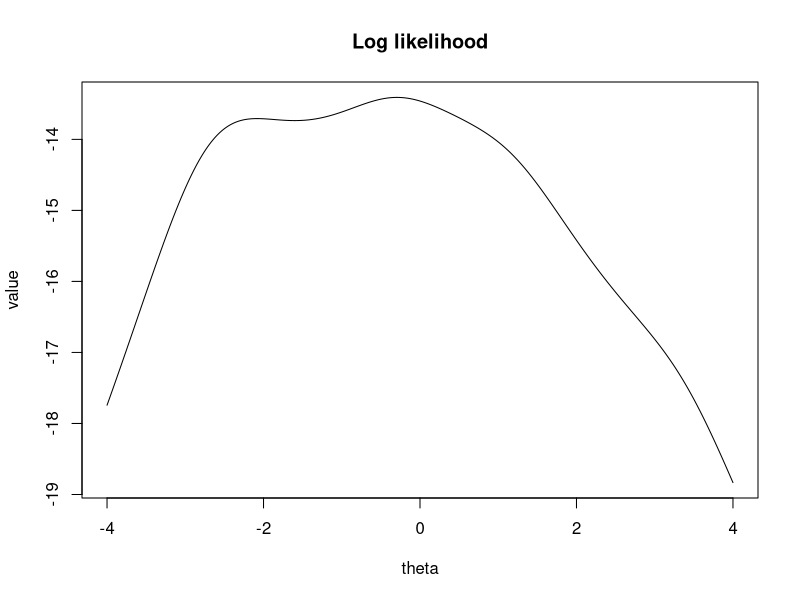
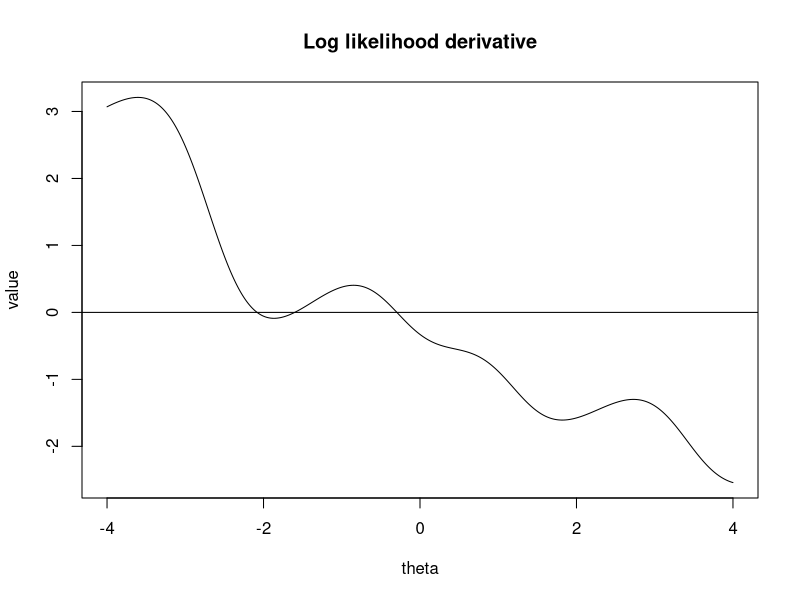
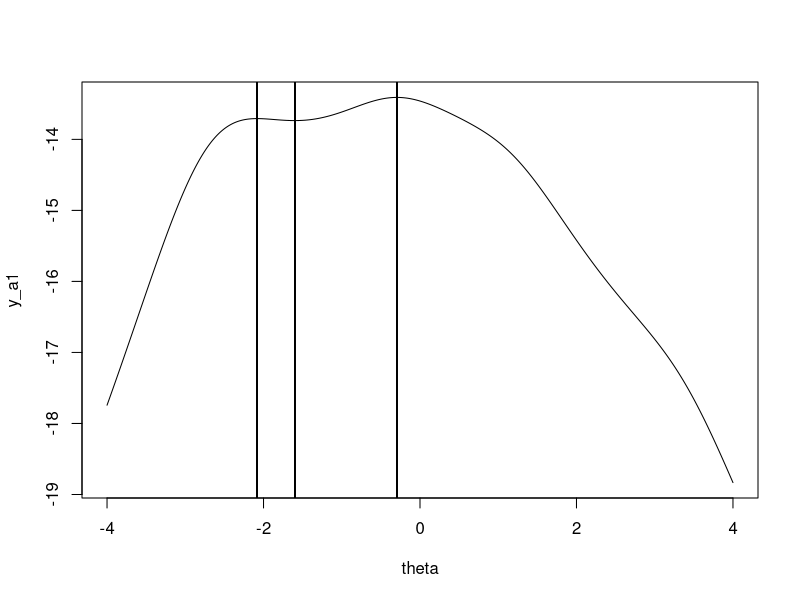
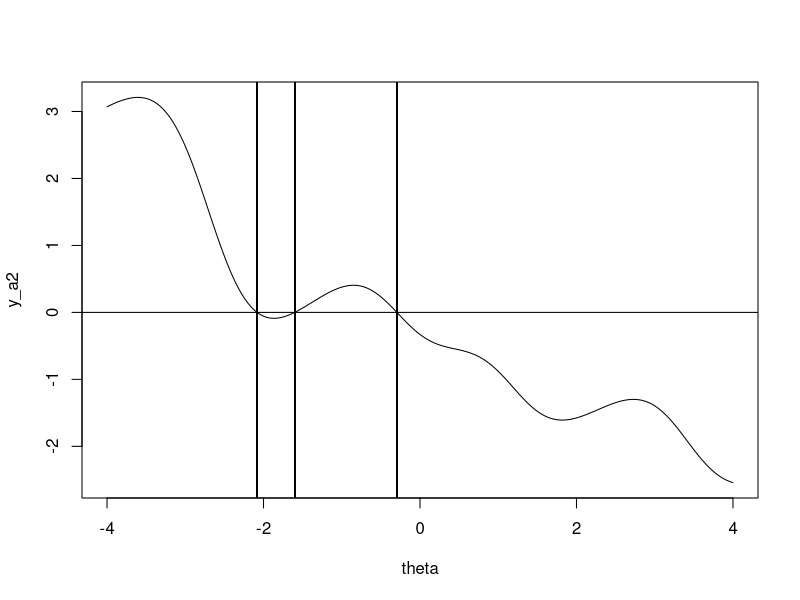
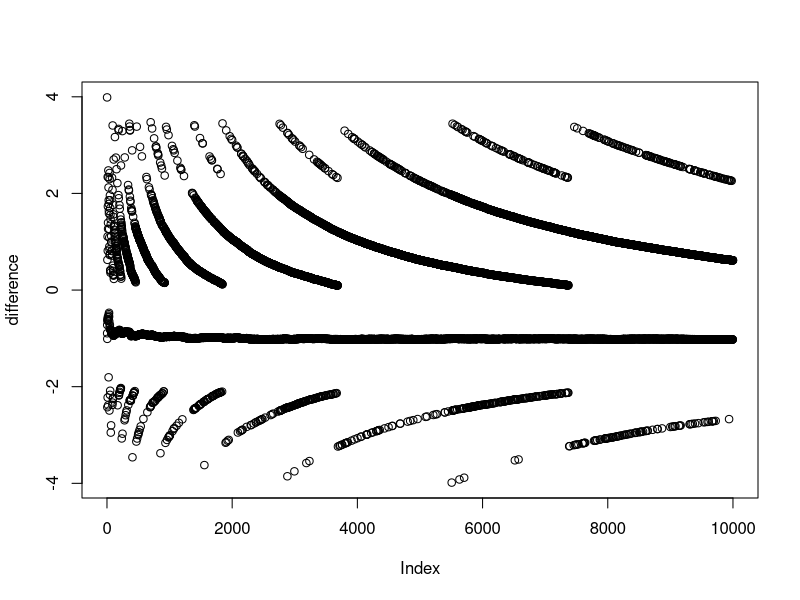
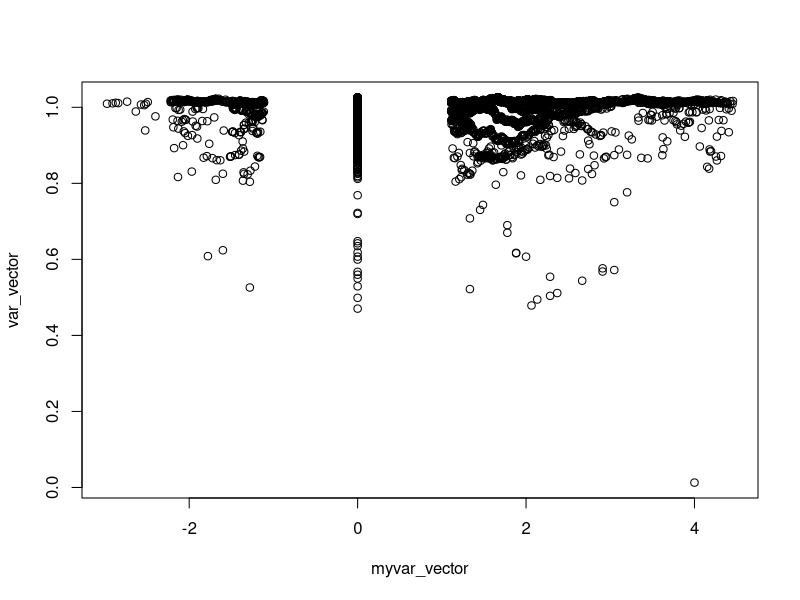

Write R code to recreate these figures, in order.
## ---- chunk 1
# Problem setup

## Data parameter values
theta <- seq(-4, 4, 0.01)
x <- c(-2.8, 3.4, 1.2, -.3, -2.6)

# Log-likelihood function
loglike <- function(theta){-5*log(pi)-sum(log(1+(x-theta)^2))}

# Log-likelihood first derivative function
loglike_derivative <- function(theta){sum(2*(x-theta)/(1+(x-theta)^2))}
## ---- chunk 2
# Log likelihood plot
y_a1 <- c()
for (theta_i in theta){
  y_a1 <- c(y_a1, loglike(theta_i))
}

plot(theta,
     y_a1,
     type="l",
     main = "Log likelihood",
     xlab = "theta",
     ylab = "value")

# Log likelihood derivative plot
y_a2 <- c()
for (theta_i in theta){
  y_a2 <- c(y_a2, loglike_derivative(theta_i))
}

plot(theta,
     y_a2,
     type="l",
     main = "Log likelihood derivative",
     xlab = "theta",
     ylab = "value")
abline(b=0, a=0)
## ---- chunk 3
# Bisection function

bisect_estimate <- function(a, b, epsilon = 0.000001){
  # a is the left start guess
  # b is the right start guess
  # epsilon is the desired convergence error
  
  y1 <- loglike_derivative(a)
  y2<- loglike_derivative(b)
  stopifnot("Invalid boundaries `a` and `b`" = y1 * y2 < 0)
  
  x_t <- c()
  # In the beginning, x_t is either empty or only has one value.
  # When x_t has at least two values, evaluate the last two values with
  # respect to the convergence error.
  while(length(x_t) < 2 || abs(tail(x_t,1)-tail(x_t,2)[1]) > epsilon){
    y1 <- loglike_derivative(a) #sum(2*(x-a)/(1+(x-a)^2))
    y2<- loglike_derivative(b) #sum(2*(x-b)/(1+(x-b)^2))
    
    # Calculate new boundary
    x_t <- c(x_t,(a + b)/2)
    
    if(loglike_derivative(a)*loglike_derivative(tail(x_t,1)) <= 0){
      b <- tail(x_t,1)
    }
    if(loglike_derivative(b)*loglike_derivative(tail(x_t,1)) < 0){
      a <- tail(x_t,1)
    }
  }
  cat("Estimate of x_value: ", tail(x_t, 1))
}
## ---- chunk 4

## ---- chunk 5

values<-seq(-4,4,0.1)

first_der_values<-data.frame("value"= NA,"derivative" =NA)

for (i in 1:length(values)){
  first_der_values[i,1]<-values[i]
  first_der_values[i,2]<-loglike_derivative(values[i])
  
}

pos<-subset(first_der_values,derivative>0)
neg<-subset(first_der_values,derivative<0)

final<-c()

len<-nrow(pos)
len2<-nrow(neg)

for (i in 1:len){
  for( j in 1:len2){
    
    if(pos[i,1]<neg[j,1]){
      a<-pos[i,1]
      b<-neg[j,1]
    }else{
      b<-pos[i,1]
      a<-neg[j,1]
    }
    x_i <- c()
    
    while(length(x_i) < 2 || abs(tail(x_i,1)-tail(x_i,2)[1])>0.00000001){
      y1 <- loglike_derivative(a) #sum(2*(x-a)/(1+(x-a)^2))
      y2<- loglike_derivative(b) #sum(2*(x-b)/(1+(x-b)^2))
      
      if(length(x_i) == 0 && y1 * y2 >= 0){print("Break");break}
      
      x_i <- c(x_i,(a + b)/2)
      
      if(loglike_derivative(a)*loglike_derivative(tail(x_i,1)) <= 0){
        b <- tail(x_i,1)
      }
      if(loglike_derivative(b)*loglike_derivative(tail(x_i,1)) < 0){
        a <- tail(x_i,1)
      }
    }
    final<-c(final,(tail(x_i, 1)+tail(x_i, 2)[1])/2)
  }
}

plot(theta, y_a1, type="l")
abline(v=final)


plot(theta, y_a2, type="l")
abline(b=0, a=0)
abline(v=final)


final2<-as.data.frame(final)


#-1.6017752,-0.2952455,-2.0821239

y_a11 <- c()
optim_val<-c(-1.6017752,-0.2952455,-2.0821239)
for (theta_i in optim_val){
  y_a11 <- c(y_a11, -5*log(pi)-sum(log(1+(x-theta_i)**2)))
}
#[1] -13.73572 -13.40942 -13.70770

#So the highest value is when theta is -0.2952455

## ---- chunk 6
# Variance estimation function
myvar <- function(x){
  output <- (sum(x^2) - sum(x)^2 / length(x)) / (length(x)-1)
  
  #cat("Variance estimate:", output, "\n")
  return(output)
}
## ---- chunk 7
x <- rnorm(n=10^4, mean=10^8, sd=1)
## ---- chunk 8
# The difference for each subset


myvar_vector <- c()
var_vector <- c()
for (i in 1:10^4){
  myvar_vector <- c(myvar_vector, myvar(x[1:i]))
  var_vector <- c(var_vector, var(x[1:i]))
  #difference <- c(difference, myvar(x[1:i])-var(x[1:i]))
}
difference <- myvar_vector - var_vector

plot(difference, type="p")
plot(myvar_vector, var_vector)
## ---- chunk 9
myvar_improved_1<-function(x){
   m <- mean(x)
  sum((x-m)**2)/(length(x)-1)
}

myvar_improved_2<-function(x){
  var(x)*(length(x)-1)/length(x)
  
}

#checking difference with the first improvement
myvar_improved_1_vector <- c()
var_vector <- c()
for (i in 1:10^4){
  myvar_improved_1_vector <- c(myvar_improved_1_vector, myvar_improved_1(x[1:i]))
  var_vector <- c(var_vector, var(x[1:i]))
}

difference1 <- myvar_improved_1_vector - var_vector


#checking difference with the seconf improvement
myvar_improved_2_vector <- c()
var_vector <- c()
for (i in 1:10^4){
  myvar_improved_2_vector <- c(myvar_improved_2_vector, myvar_improved_2(x[1:i]))
  var_vector <- c(var_vector, var(x[1:i]))
}

difference2 <- myvar_improved_2_vector - var_vector



#myvar_improved_1 gives better results and close to the var() function in R. 
